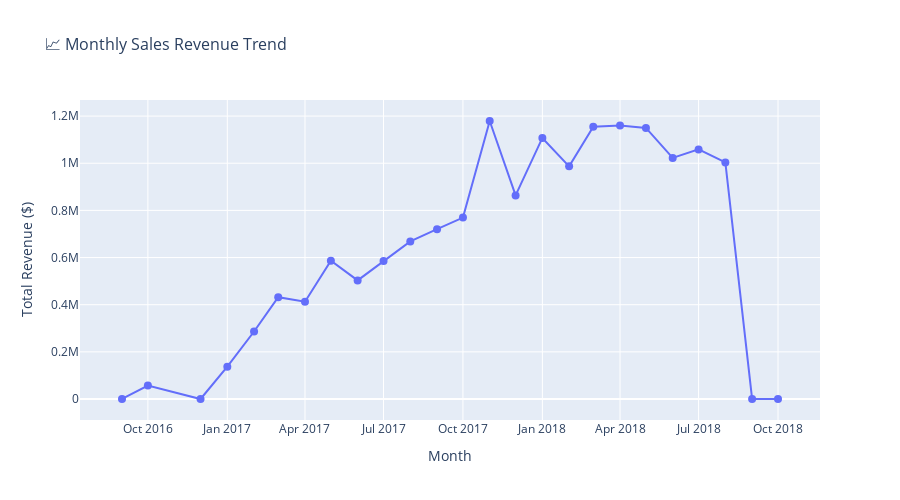
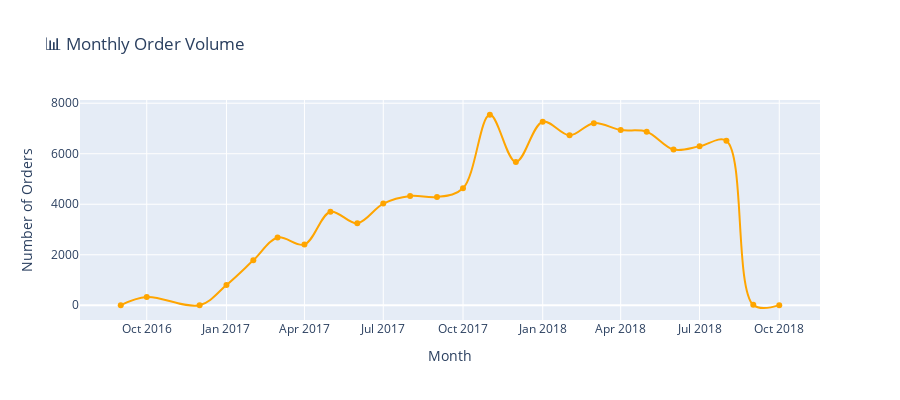

The notebook cell saved with these charts, in order:
### Markdown cell above
### 3.2 Interactive Time Series - Sales Trends

### Code cell
# Prepare monthly sales data
monthly_sales = business_df.groupby(['year', 'month']).agg({
    'total_value': 'sum',
    'order_id': 'count'
}).reset_index()

monthly_sales['date'] = pd.to_datetime(monthly_sales[['year', 'month']].assign(day=1))
monthly_sales['avg_order_value'] = monthly_sales['total_value'] / monthly_sales['order_id']

# Create interactive time series
fig = px.line(
    monthly_sales,
    x='date',
    y='total_value',
    title='📈 Monthly Sales Revenue Trend',
    labels={
        'date': 'Month',
        'total_value': 'Total Revenue ($)',
        'order_id': 'Number of Orders'
    },
    hover_data=['order_id', 'avg_order_value']
)

# Add markers to the line
fig.update_traces(mode='lines+markers', marker=dict(size=8))

# Customize layout
fig.update_layout(
    width=900,
    height=500,
    title_font_size=16,
    xaxis_title_font_size=14,
    yaxis_title_font_size=14,
    hovermode='x unified'
)

# Format y-axis as currency
# fig.update_yaxis(tickformat='$,.0f')

fig.show()


# Create a secondary chart showing order count
fig2 = px.line(
    monthly_sales,
    x='date',
    y='order_id',
    title='📊 Monthly Order Volume',
    labels={
        'date': 'Month',
        'order_id': 'Number of Orders'
    },
    line_shape='spline'
)

fig2.update_traces(line_color='orange', mode='lines+markers')
fig2.update_layout(width=900, height=400)
fig2.show()

print("\n💡 Time Series Insights:")
print(f"  • Peak month: {monthly_sales.loc[monthly_sales['total_value'].idxmax(), 'date'].strftime('%B %Y')}")
print(f"  • Revenue growth: {((monthly_sales['total_value'].iloc[-1] / monthly_sales['total_value'].iloc[0]) - 1) * 100:.1f}%")
print(f"  • Average monthly orders: {monthly_sales['order_id'].mean():.0f}")

### Figure 1 — Plotly figure (JSON) as saved in the notebook; plotly's stock layout.template omitted (floating-point values rounded to 4 significant figures)
{"data": [{"customdata": [[4.0, 88.69], [324.0, 175.3], [1.0, 19.62], [800.0, 171.5], [1780.0, 160.8], [2682.0, 161.1], [2404.0, 171.6], [3700.0, 158.4], [3245.0, 155.0], [4026.0, 145.3], [4331.0, 154.3], [4285.0, 168.1], [4631.0, 166.1], [7544.0, 156.3], [5673.0, 152.2], [7269.0, 152.3], [6728.0, 146.7], [7211.0, 160.2], [6939.0, 167.1], [6873.0, 167.3], [6167.0, 165.8], [6292.0, 168.3], [6512.0, 154.1], [16.0, 10.4], [4.0, 0.0]], "hovertemplate": "Month=%{x}<br>Total Revenue ($)=%{y}<br>Number of Orders=%{customdata[0]}<br>avg_order_value=%{customdata[1]}<extra></extra>", "legendgroup": "", "line": {"color": "#636efa", "dash": "solid"}, "marker": {"size": 8, "symbol": "circle"}, "mode": "lines+markers", "name": "", "orientation": "v", "showlegend": false, "type": "scatter", "x": ["2016-09-01T00:00:00.000000000", "2016-10-01T00:00:00.000000000", "2016-12-01T00:00:00.000000000", "2017-01-01T00:00:00.000000000", "2017-02-01T00:00:00.000000000", "2017-03-01T00:00:00.000000000", "2017-04-01T00:00:00.000000000", "2017-05-01T00:00:00.000000000", "2017-06-01T00:00:00.000000000", "2017-07-01T00:00:00.000000000", "2017-08-01T00:00:00.000000000", "2017-09-01T00:00:00.000000000", "2017-10-01T00:00:00.000000000", "2017-11-01T00:00:00.000000000", "2017-12-01T00:00:00.000000000", "2018-01-01T00:00:00.000000000", "2018-02-01T00:00:00.000000000", "2018-03-01T00:00:00.000000000", "2018-04-01T00:00:00.000000000", "2018-05-01T00:00:00.000000000", "2018-06-01T00:00:00.000000000", "2018-07-01T00:00:00.000000000", "2018-08-01T00:00:00.000000000", "2018-09-01T00:00:00.000000000", "2018-10-01T00:00:00.000000000"], "xaxis": "x", "y": [354.8, 56810.0, 19.62, 137200.0, 286300.0, 432000.0, 412400.0, 586200.0, 503000.0, 585000.0, 668200.0, 720400.0, 769300.0, 1179000.0, 863500.0, 1107000.0, 986900.0, 1155000.0, 1160000.0, 1150000.0, 1023000.0, 1059000.0, 1003000.0, 166.5, 0.0], "yaxis": "y"}], "layout": {"height": 500, "hovermode": "x unified", "legend": {"tracegroupgap": 0}, "title": {"font": {"size": 16}, "text": "📈 Monthly Sales Revenue Trend"}, "width": 900, "xaxis": {"anchor": "y", "domain": [0, 1], "title": {"font": {"size": 14}, "text": "Month"}}, "yaxis": {"anchor": "x", "domain": [0, 1], "title": {"font": {"size": 14}, "text": "Total Revenue ($)"}}}}

### Figure 2 — Plotly figure (JSON) as saved in the notebook; plotly's stock layout.template omitted (floating-point values rounded to 4 significant figures)
{"data": [{"hovertemplate": "Month=%{x}<br>Number of Orders=%{y}<extra></extra>", "legendgroup": "", "line": {"color": "orange", "dash": "solid", "shape": "spline"}, "marker": {"symbol": "circle"}, "mode": "lines+markers", "name": "", "orientation": "v", "showlegend": false, "type": "scatter", "x": ["2016-09-01T00:00:00.000000000", "2016-10-01T00:00:00.000000000", "2016-12-01T00:00:00.000000000", "2017-01-01T00:00:00.000000000", "2017-02-01T00:00:00.000000000", "2017-03-01T00:00:00.000000000", "2017-04-01T00:00:00.000000000", "2017-05-01T00:00:00.000000000", "2017-06-01T00:00:00.000000000", "2017-07-01T00:00:00.000000000", "2017-08-01T00:00:00.000000000", "2017-09-01T00:00:00.000000000", "2017-10-01T00:00:00.000000000", "2017-11-01T00:00:00.000000000", "2017-12-01T00:00:00.000000000", "2018-01-01T00:00:00.000000000", "2018-02-01T00:00:00.000000000", "2018-03-01T00:00:00.000000000", "2018-04-01T00:00:00.000000000", "2018-05-01T00:00:00.000000000", "2018-06-01T00:00:00.000000000", "2018-07-01T00:00:00.000000000", "2018-08-01T00:00:00.000000000", "2018-09-01T00:00:00.000000000", "2018-10-01T00:00:00.000000000"], "xaxis": "x", "y": [4, 324, 1, 800, 1780, 2682, 2404, 3700, 3245, 4026, 4331, 4285, 4631, 7544, 5673, 7269, 6728, 7211, 6939, 6873, 6167, 6292, 6512, 16, 4], "yaxis": "y"}], "layout": {"height": 400, "legend": {"tracegroupgap": 0}, "title": {"text": "📊 Monthly Order Volume"}, "width": 900, "xaxis": {"anchor": "y", "domain": [0, 1], "title": {"text": "Month"}}, "yaxis": {"anchor": "x", "domain": [0, 1], "title": {"text": "Number of Orders"}}}}
